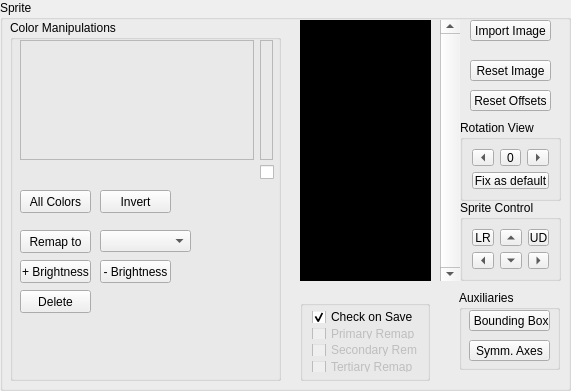
   <widget class="QGroupBox" name="groupBox_sprite">
    <property name="geometry">
     <rect>
      <x>10</x>
      <y>10</y>
      <width>571</width>
      <height>391</height>
     </rect>
    </property>
    <property name="title">
     <string>Sprite</string>
    </property>
    <widget class="QLabel" name="sprite_view_2">
     <property name="enabled">
      <bool>true</bool>
     </property>
     <property name="geometry">
      <rect>
       <x>300</x>
       <y>20</y>
       <width>131</width>
       <height>261</height>
      </rect>
     </property>
     <property name="contextMenuPolicy">
      <enum>Qt::DefaultContextMenu</enum>
     </property>
     <property name="autoFillBackground">
      <bool>false</bool>
     </property>
     <property name="styleSheet">
      <string notr="true">QLabel {

	background-color: rgb(0, 0, 0);
}</string>
     </property>
     <property name="frameShape">
      <enum>QFrame::WinPanel</enum>
     </property>
     <property name="frameShadow">
      <enum>QFrame::Raised</enum>
     </property>
     <property name="lineWidth">
      <number>1</number>
     </property>
     <property name="text">
      <string/>
     </property>
     <property name="pixmap">
      <pixmap>:/images/res/frame.png</pixmap>
     </property>
    </widget>
    <widget class="QGroupBox" name="groupBox_selectedColor">
     <property name="geometry">
      <rect>
       <x>10</x>
       <y>20</y>
       <width>271</width>
       <height>361</height>
      </rect>
     </property>
     <property name="title">
      <string>Color Manipulations</string>
     </property>
     <widget class="QPushButton" name="pushButton_colorsAll">
      <property name="geometry">
       <rect>
        <x>10</x>
        <y>170</y>
        <width>71</width>
        <height>23</height>
       </rect>
      </property>
      <property name="text">
       <string>All Colors</string>
      </property>
     </widget>
     <widget class="QWidget" name="widget_colorPanel" native="true">
      <property name="geometry">
       <rect>
        <x>10</x>
        <y>140</y>
        <width>234</width>
        <height>23</height>
       </rect>
      </property>
      <property name="layoutDirection">
       <enum>Qt::LeftToRight</enum>
      </property>
      <layout class="QHBoxLayout" name="horizontalLayout">
       <property name="spacing">
        <number>0</number>
       </property>
       <property name="leftMargin">
        <number>0</number>
       </property>
       <property name="rightMargin">
        <number>0</number>
       </property>
      </layout>
     </widget>
     <widget class="QLabel" name="image_colorPanel">
      <property name="geometry">
       <rect>
        <x>10</x>
        <y>20</y>
        <width>234</width>
        <height>120</height>
       </rect>
      </property>
      <property name="frameShape">
       <enum>QFrame::StyledPanel</enum>
      </property>
      <property name="frameShadow">
       <enum>QFrame::Sunken</enum>
      </property>
      <property name="text">
       <string/>
      </property>
      <property name="pixmap">
       <pixmap>:/images/res/colors.png</pixmap>
      </property>
     </widget>
     <widget class="QPushButton" name="pushButton_colorsInvert">
      <property name="geometry">
       <rect>
        <x>90</x>
        <y>170</y>
        <width>71</width>
        <height>23</height>
       </rect>
      </property>
      <property name="text">
       <string>Invert</string>
      </property>
     </widget>
     <widget class="QLabel" name="label_colorPanelPrimaryRemap">
      <property name="geometry">
       <rect>
        <x>250</x>
        <y>20</y>
        <width>13</width>
        <height>120</height>
       </rect>
      </property>
      <property name="frameShape">
       <enum>QFrame::StyledPanel</enum>
      </property>
      <property name="text">
       <string/>
      </property>
      <property name="pixmap">
       <pixmap>:/images/res/remap.png</pixmap>
      </property>
     </widget>
     <widget class="QCheckBox" name="checkBox_primaryRemap">
      <property name="geometry">
       <rect>
        <x>250</x>
        <y>144</y>
        <width>16</width>
        <height>16</height>
       </rect>
      </property>
      <property name="text">
       <string/>
      </property>
     </widget>
     <widget class="QPushButton" name="pushButton_deleteColor">
      <property name="geometry">
       <rect>
        <x>10</x>
        <y>270</y>
        <width>71</width>
        <height>23</height>
       </rect>
      </property>
      <property name="text">
       <string>Delete</string>
      </property>
     </widget>
     <widget class="QComboBox" name="comboBox_remapToColor">
      <property name="geometry">
       <rect>
        <x>90</x>
        <y>210</y>
        <width>91</width>
        <height>22</height>
       </rect>
      </property>
     </widget>
     <widget class="QPushButton" name="pushButton_remapTo">
      <property name="geometry">
       <rect>
        <x>10</x>
        <y>210</y>
        <width>71</width>
        <height>23</height>
       </rect>
      </property>
      <property name="text">
       <string>Remap to</string>
      </property>
     </widget>
     <widget class="QPushButton" name="pushButton_incrBrightness">
      <property name="geometry">
       <rect>
        <x>10</x>
        <y>240</y>
        <width>71</width>
        <height>23</height>
       </rect>
      </property>
      <property name="text">
       <string>+ Brightness</string>
      </property>
     </widget>
     <widget class="QPushButton" name="pushButton_decrBrightness">
      <property name="geometry">
       <rect>
        <x>90</x>
        <y>240</y>
        <width>71</width>
        <height>23</height>
       </rect>
      </property>
      <property name="text">
       <string>- Brightness</string>
      </property>
     </widget>
    </widget>
    <widget class="QGroupBox" name="groupBox_rotationControls">
     <property name="geometry">
      <rect>
       <x>460</x>
       <y>120</y>
       <width>101</width>
       <height>81</height>
      </rect>
     </property>
     <property name="title">
      <string>Rotation View</string>
     </property>
     <layout class="QGridLayout" name="gridLayout_2">
      <item row="0" column="2">
       <widget class="QToolButton" name="toolButton_rotationNext">
        <property name="text">
         <string>...</string>
        </property>
        <property name="arrowType">
         <enum>Qt::RightArrow</enum>
        </property>
       </widget>
      </item>
      <item row="0" column="1">
       <widget class="QToolButton" name="toolButton_rotationDefault">
        <property name="toolTip">
         <string>Mirror Up Down</string>
        </property>
        <property name="text">
         <string>0</string>
        </property>
        <property name="arrowType">
         <enum>Qt::NoArrow</enum>
        </property>
       </widget>
      </item>
      <item row="0" column="0">
       <widget class="QToolButton" name="toolButton_rotationPrev">
        <property name="text">
         <string>...</string>
        </property>
        <property name="arrowType">
         <enum>Qt::LeftArrow</enum>
        </property>
       </widget>
      </item>
      <item row="1" column="0" colspan="3">
       <widget class="QPushButton" name="pushButton_fixRotation">
        <property name="text">
         <string>Fix as default</string>
        </property>
       </widget>
      </item>
     </layout>
    </widget>
    <widget class="QScrollBar" name="verticalScrollBar">
     <property name="geometry">
      <rect>
       <x>440</x>
       <y>20</y>
       <width>20</width>
       <height>261</height>
      </rect>
     </property>
     <property name="maximum">
      <number>0</number>
     </property>
     <property name="orientation">
      <enum>Qt::Vertical</enum>
     </property>
    </widget>
    <widget class="QGroupBox" name="groupBox_imageControl">
     <property name="geometry">
      <rect>
       <x>460</x>
       <y>200</y>
       <width>101</width>
       <height>81</height>
      </rect>
     </property>
     <property name="maximumSize">
      <size>
       <width>101</width>
       <height>100</height>
      </size>
     </property>
     <property name="title">
      <string>Sprite Control</string>
     </property>
     <layout class="QGridLayout" name="gridLayout">
      <item row="1" column="0">
       <widget class="QToolButton" name="toolButton_left">
        <property name="text">
         <string>...</string>
        </property>
        <property name="arrowType">
         <enum>Qt::LeftArrow</enum>
        </property>
       </widget>
      </item>
      <item row="1" column="1">
       <widget class="QToolButton" name="toolButton_down">
        <property name="text">
         <string>...</string>
        </property>
        <property name="arrowType">
         <enum>Qt::DownArrow</enum>
        </property>
       </widget>
      </item>
      <item row="0" column="1">
       <widget class="QToolButton" name="toolButton_up">
        <property name="text">
         <string>...</string>
        </property>
        <property name="arrowType">
         <enum>Qt::UpArrow</enum>
        </property>
       </widget>
      </item>
      <item row="0" column="0">
       <widget class="QToolButton" name="toolButton_leftright">
        <property name="toolTip">
         <string>Mirror Vertically</string>
        </property>
        <property name="text">
         <string>LR</string>
        </property>
        <property name="popupMode">
         <enum>QToolButton::DelayedPopup</enum>
        </property>
        <property name="arrowType">
         <enum>Qt::NoArrow</enum>
        </property>
       </widget>
      </item>
      <item row="0" column="2">
       <widget class="QToolButton" name="toolButton_updown">
        <property name="toolTip">
         <string>Mirror Horizontally</string>
        </property>
        <property name="layoutDirection">
         <enum>Qt::LeftToRight</enum>
        </property>
        <property name="text">
         <string>UD</string>
        </property>
        <property name="arrowType">
         <enum>Qt::NoArrow</enum>
        </property>
       </widget>
      </item>
      <item row="1" column="2">
       <widget class="QToolButton" name="toolButton_right">
        <property name="text">
         <string>...</string>
        </property>
        <property name="arrowType">
         <enum>Qt::RightArrow</enum>
        </property>
       </widget>
      </item>
     </layout>
    </widget>
    <widget class="QPushButton" name="pushButton_resetOffsets">
     <property name="geometry">
      <rect>
       <x>470</x>
       <y>90</y>
       <width>81</width>
       <height>21</height>
      </rect>
     </property>
     <property name="text">
      <string>Reset Offsets</string>
     </property>
    </widget>
    <widget class="QPushButton" name="pushButton_resetImage">
     <property name="geometry">
      <rect>
       <x>470</x>
       <y>60</y>
       <width>81</width>
       <height>21</height>
      </rect>
     </property>
     <property name="text">
      <string>Reset Image</string>
     </property>
    </widget>
    <widget class="QGroupBox" name="groupBox_remap">
     <property name="geometry">
      <rect>
       <x>300</x>
       <y>300</y>
       <width>130</width>
       <height>81</height>
      </rect>
     </property>
     <property name="title">
      <string/>
     </property>
     <layout class="QVBoxLayout" name="verticalLayout">
      <property name="spacing">
       <number>5</number>
      </property>
      <property name="topMargin">
       <number>5</number>
      </property>
      <property name="bottomMargin">
       <number>6</number>
      </property>
      <item>
       <widget class="QCheckBox" name="checkBox_remapCheck">
        <property name="text">
         <string>Check on Save</string>
        </property>
        <property name="checked">
         <bool>true</bool>
        </property>
       </widget>
      </item>
      <item>
       <widget class="QCheckBox" name="checkBox_remapFirst">
        <property name="enabled">
         <bool>false</bool>
        </property>
        <property name="text">
         <string>Primary Remap</string>
        </property>
       </widget>
      </item>
      <item>
       <widget class="QCheckBox" name="checkBox_remapSecond">
        <property name="enabled">
         <bool>false</bool>
        </property>
        <property name="text">
         <string>Secondary Remap</string>
        </property>
       </widget>
      </item>
      <item>
       <widget class="QCheckBox" name="checkBox_remapThird">
        <property name="enabled">
         <bool>false</bool>
        </property>
        <property name="text">
         <string>Tertiary Remap</string>
        </property>
       </widget>
      </item>
     </layout>
    </widget>
    <widget class="QPushButton" name="pushButton_resetBase_6">
     <property name="geometry">
      <rect>
       <x>470</x>
       <y>20</y>
       <width>81</width>
       <height>21</height>
      </rect>
     </property>
     <property name="text">
      <string>Import Image</string>
     </property>
    </widget>
    <widget class="QGroupBox" name="groupBox_auxiliaries">
     <property name="geometry">
      <rect>
       <x>459</x>
       <y>290</y>
       <width>101</width>
       <height>80</height>
      </rect>
     </property>
     <property name="title">
      <string>Auxiliaries</string>
     </property>
     <widget class="QPushButton" name="pushButton_boundingBox">
      <property name="geometry">
       <rect>
        <x>10</x>
        <y>20</y>
        <width>81</width>
        <height>21</height>
       </rect>
      </property>
      <property name="text">
       <string> Bounding Box</string>
      </property>
      <property name="checkable">
       <bool>true</bool>
      </property>
      <property name="checked">
       <bool>false</bool>
      </property>
      <property name="autoDefault">
       <bool>false</bool>
      </property>
      <property name="default">
       <bool>false</bool>
      </property>
      <property name="flat">
       <bool>false</bool>
      </property>
     </widget>
     <widget class="QPushButton" name="pushButton_symmAxes">
      <property name="geometry">
       <rect>
        <x>10</x>
        <y>50</y>
        <width>81</width>
        <height>21</height>
       </rect>
      </property>
      <property name="text">
       <string>Symm. Axes</string>
      </property>
      <property name="checkable">
       <bool>true</bool>
      </property>
     </widget>
    </widget>
    <zorder>groupBox_auxiliaries</zorder>
    <zorder>groupBox_selectedColor</zorder>
    <zorder>sprite_view_2</zorder>
    <zorder>groupBox_rotationControls</zorder>
    <zorder>verticalScrollBar</zorder>
    <zorder>groupBox_imageControl</zorder>
    <zorder>pushButton_resetOffsets</zorder>
    <zorder>pushButton_resetImage</zorder>
    <zorder>groupBox_remap</zorder>
    <zorder>pushButton_resetBase_6</zorder>
   </widget>
